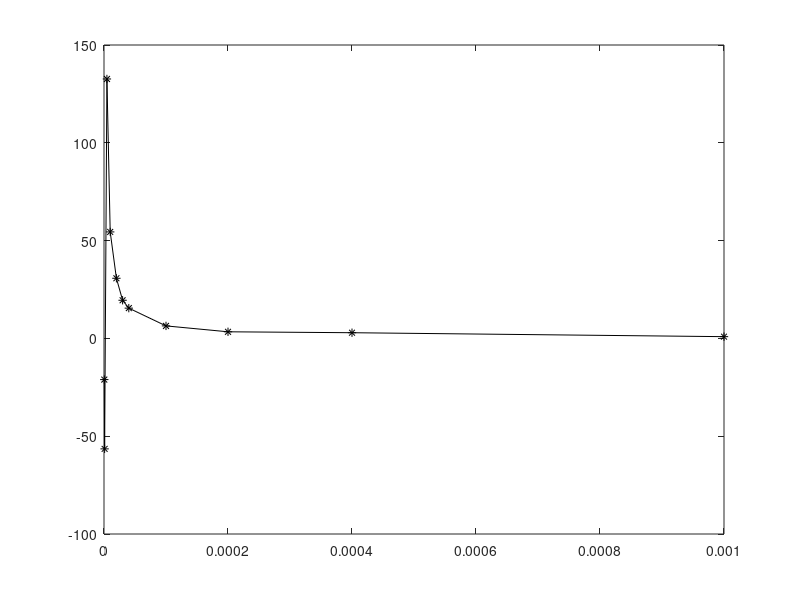

The MATLAB source for this figure:
clear all; close all;
RL = 1000; F = 60;
C = [0.47e-6 1e-6 4.7e-6 10e-6 20e-6 30e-6 40e-6 100e-6 200e-6 400e-6 1000e-6];
VR = [8.8 8.4 5.2 3.6 2.4 1.6 1.3 0.560 0.3 0.26 0.08];
DELTAVR = [0.28 0.28 0.28 0.28 0.28 0.28 0.2 0.08 0.04 0.04 0.02];
VP = [9.0 9.0 9.0 9.0 9.0 9.0 9.0 9.0 9.0 9.0 9.0];
DELTAVP = [0.2 0.2 0.2 0.2 0.2 0.2 0.2 0.2 0.2 0.2 0.2 ];
VCD = VP.*(1-((1)./(2*pi*F*RL*C)));
DELTAVCD = DELTAVP.*(1-((1)./(2*pi*F*RL*C)));
FR = (VR./VCD)*100;
plot(C,FR,'-*k')
